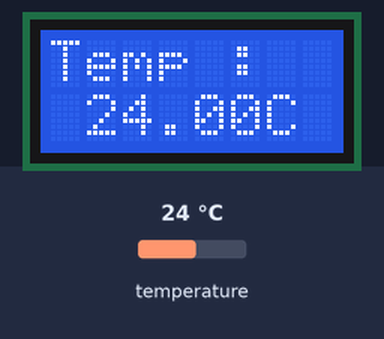
A program run on a simulated Arduino Micro, built with avr-gcc and run on an emulated ATmega32U4. On the bench: 8×2 character LCD. The inputs (shaded band) are chosen by the test bench; at power-on: temperature 24 °C. Storage starts empty; the audio player accepts every command and is not drawn; what the program prints to the serial monitor is not drawn.

Above: at 4.3 s.
4.4 s: temperature set to 12 °C
At 13.8 s:
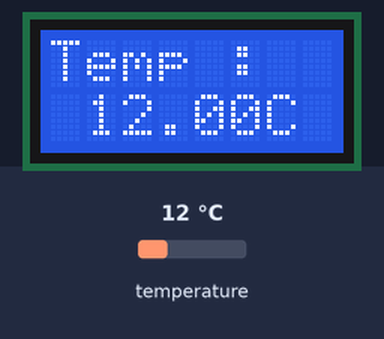
14.8 s: temperature set to 19 °C
At 24.3 s:
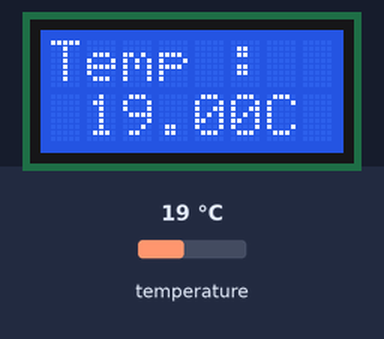
24.9 s: temperature set to 28 °C
At 34.8 s:
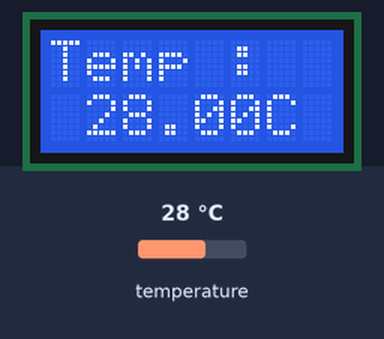
Timing chart, 0 to 36.3 s (numbered marks = the images above; inputs shaded):
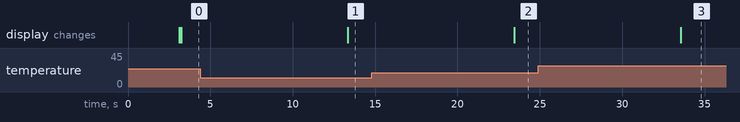

The program:

main.cpp
```cpp
/*


Download mp3 file form youtube --> https://ycapi.org/iframe/
Convert mp3 to wav --> https://audio.online-convert.com/convert-to-wav
    Resolution 8 bit
    sampling rate 16000 Hz (16 khz)
    audio channels mono

*/
#include <Arduino.h>
#include <SPI.h>
#include <SD.h>
#include <TMRpcm.h>
#include <OneWire.h>
#include <DallasTemperature.h>
#include <LiquidCrystal.h>

#define RS 8
#define EN 7
#define D4 A0
#define D5 A1
#define D6 A2
#define D7 A3

LiquidCrystal lcd(RS, EN, D4, D5, D6, D7);

#define SD_ChipSelectPin 10

#define ONE_WIRE_BUS 2
OneWire oneWire(ONE_WIRE_BUS);
DallasTemperature sensors(&oneWire);
DeviceAddress Thermometer;

TMRpcm tmrpcm;

int i_temp = 0;
float f_temp = 0.0;
float temp = 0.0;
float point = 0;

String lang;
String m_str1;
String m_str2;

void setup()
{
    Serial.begin(57600);
    Serial.println("Serial done.");

    lcd.begin(8, 2);
    lcd.setCursor(0, 0);
    lcd.print("Thermo  ");
    lcd.setCursor(0, 1);
    lcd.print("    Talk");
    delay(3000);

    if (!SD.begin(SD_ChipSelectPin))
    {
        Serial.println("SD fail");
        return;
    }

    sensors.begin();
    sensors.isParasitePowerMode();
    sensors.getAddress(Thermometer, 0);
    sensors.setResolution(Thermometer, 9);

    tmrpcm.speakerPin = 9;
    tmrpcm.setVolume(5);

    lcd.clear();
}

void loop()
{
    sensors.requestTemperatures();
    temp = sensors.getTempCByIndex(0);

    lcd.setCursor(0, 0);
    lcd.print("Temp : ");
    lcd.setCursor(0, 1);
    lcd.print(" ");
    lcd.print(temp);
    lcd.print("C  ");

    i_temp = temp;
    f_temp = temp - i_temp;
    f_temp = f_temp * 10;

    tmrpcm.quality(1);

    m_str1 = "" + String(i_temp) + ".wav";
    char *m_play1 = &m_str1[0u];
    tmrpcm.play(m_play1);
    delay(2000);

    int mmm = f_temp;
    if (mmm != 0)
    {
        tmrpcm.play("point.wav");
        delay(2000);

        m_str2 = "" + String(mmm) + ".wav";
        char *m_play2 = &m_str2[0u];
        tmrpcm.play(m_play2);
        delay(2000);
    }

    tmrpcm.play("celsius.wav");
    delay(3000);

    if (temp >= 30.0 && temp <= 35.5)
    {
        tmrpcm.play("case1.wav");
        delay(6000);
    }
    else if (temp >= 36.0 && temp <= 38.5)
    {
        tmrpcm.play("case2.wav");
        delay(7000);
    }
    else if (temp >= 38.6 && temp <= 39.5)
    {
        tmrpcm.play("case3.wav");
        delay(8000);
    }
    else if (temp >= 39.6 && temp <= 40.5)
    {
        tmrpcm.play("case4.wav");
        delay(10000);
    }
    else if (temp >= 40.6)
    {
        tmrpcm.play("case5.wav");
        delay(10000);
    }

    tmrpcm.disable();
    delay(5000);
}
```

Measured:
- after the input at 4.4 s, the display: changes after 8.9 s (image 1)
- after the input at 14.8 s, the display: changes after 8.6 s (image 2)
- after the input at 24.9 s, the display: changes after 8.7 s (image 3)
